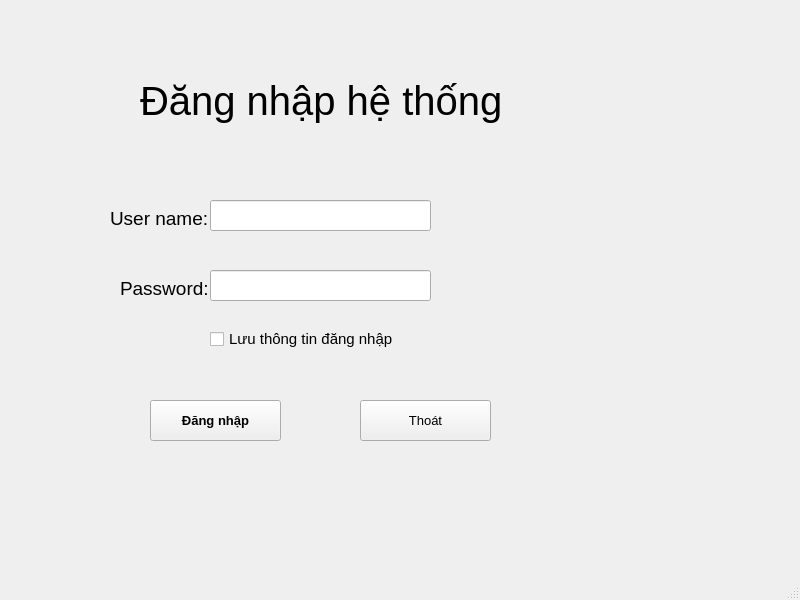
<?xml version="1.0" encoding="UTF-8"?>
<ui version="4.0">
 <class>MainWindow</class>
 <widget class="QMainWindow" name="MainWindow">
  <property name="geometry">
   <rect>
    <x>0</x>
    <y>0</y>
    <width>800</width>
    <height>600</height>
   </rect>
  </property>
  <property name="windowTitle">
   <string>MainWindow</string>
  </property>
  <widget class="QWidget" name="centralwidget">
   <widget class="QLabel" name="label">
    <property name="geometry">
     <rect>
      <x>140</x>
      <y>10</y>
      <width>381</width>
      <height>181</height>
     </rect>
    </property>
    <property name="font">
     <font>
      <pointsize>30</pointsize>
     </font>
    </property>
    <property name="text">
     <string>Đăng nhập hệ thống</string>
    </property>
   </widget>
   <widget class="QLabel" name="label_2">
    <property name="geometry">
     <rect>
      <x>110</x>
      <y>210</y>
      <width>151</width>
      <height>16</height>
     </rect>
    </property>
    <property name="font">
     <font>
      <pointsize>14</pointsize>
     </font>
    </property>
    <property name="text">
     <string>User name:</string>
    </property>
   </widget>
   <widget class="QLineEdit" name="Line_Edit_usernam">
    <property name="geometry">
     <rect>
      <x>210</x>
      <y>200</y>
      <width>221</width>
      <height>31</height>
     </rect>
    </property>
   </widget>
   <widget class="QLabel" name="label_3">
    <property name="geometry">
     <rect>
      <x>120</x>
      <y>280</y>
      <width>151</width>
      <height>16</height>
     </rect>
    </property>
    <property name="font">
     <font>
      <pointsize>14</pointsize>
     </font>
    </property>
    <property name="text">
     <string>Password:</string>
    </property>
   </widget>
   <widget class="QLineEdit" name="Line_Edit_password">
    <property name="geometry">
     <rect>
      <x>210</x>
      <y>270</y>
      <width>221</width>
      <height>31</height>
     </rect>
    </property>
    <property name="echoMode">
     <enum>QLineEdit::Password</enum>
    </property>
   </widget>
   <widget class="QLabel" name="label_4">
    <property name="geometry">
     <rect>
      <x>250</x>
      <y>330</y>
      <width>251</width>
      <height>21</height>
     </rect>
    </property>
    <property name="font">
     <font>
      <pointsize>10</pointsize>
     </font>
    </property>
    <property name="text">
     <string/>
    </property>
   </widget>
   <widget class="QCheckBox" name="checkBox">
    <property name="geometry">
     <rect>
      <x>210</x>
      <y>330</y>
      <width>231</width>
      <height>18</height>
     </rect>
    </property>
    <property name="font">
     <font>
      <pointsize>11</pointsize>
     </font>
    </property>
    <property name="text">
     <string>Lưu thông tin đăng nhập </string>
    </property>
   </widget>
   <widget class="QPushButton" name="button_exit">
    <property name="geometry">
     <rect>
      <x>360</x>
      <y>400</y>
      <width>131</width>
      <height>41</height>
     </rect>
    </property>
    <property name="font">
     <font>
      <pointsize>10</pointsize>
     </font>
    </property>
    <property name="text">
     <string>Thoát</string>
    </property>
    <property name="icon">
     <iconset>
      <normaloff>../image/Exit_icon.png</normaloff>../image/Exit_icon.png</iconset>
    </property>
   </widget>
   <widget class="QLabel" name="label_5">
    <property name="geometry">
     <rect>
      <x>490</x>
      <y>190</y>
      <width>121</width>
      <height>121</height>
     </rect>
    </property>
    <property name="text">
     <string/>
    </property>
    <property name="pixmap">
     <pixmap>../image/mainPerson.png</pixmap>
    </property>
   </widget>
   <widget class="QPushButton" name="signinButton">
    <property name="geometry">
     <rect>
      <x>150</x>
      <y>400</y>
      <width>131</width>
      <height>41</height>
     </rect>
    </property>
    <property name="font">
     <font>
      <pointsize>10</pointsize>
      <weight>75</weight>
      <bold>true</bold>
     </font>
    </property>
    <property name="text">
     <string>Đăng nhập</string>
    </property>
    <property name="icon">
     <iconset>
      <normaloff>../image/Signin.png</normaloff>../image/Signin.png</iconset>
    </property>
   </widget>
  </widget>
  <widget class="QMenuBar" name="menubar">
   <property name="geometry">
    <rect>
     <x>0</x>
     <y>0</y>
     <width>800</width>
     <height>22</height>
    </rect>
   </property>
  </widget>
  <widget class="QStatusBar" name="statusbar"/>
 </widget>
 <resources/>
 <connections>
  <connection>
   <sender>button_exit</sender>
   <signal>clicked()</signal>
   <receiver>MainWindow</receiver>
   <slot>close()</slot>
   <hints>
    <hint type="sourcelabel">
     <x>425</x>
     <y>442</y>
    </hint>
    <hint type="destinationlabel">
     <x>399</x>
     <y>299</y>
    </hint>
   </hints>
  </connection>
 </connections>
</ui>
